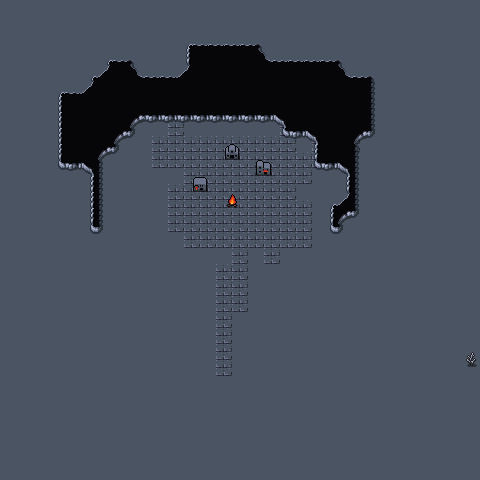

This game map was drawn from its Tiled (.tmx) file and the tilesets committed beside it. A one-line description and the trimmed map source follow:
An orthogonal 30x30 tile map with 16x16 px tiles, 3 tile layers (Background, Ground, Walls), 1 hidden layer not drawn, 2 tilesets and 11 objects.

<map version="1.10" tiledversion="1.10.1" orientation="orthogonal" renderorder="right-down" width="30" height="30" tilewidth="16" tileheight="16" infinite="0" nextlayerid="7" nextobjectid="77">
 <editorsettings>
  <export target="wastetown..tmx" format="tmx" />
 </editorsettings>
 <tileset firstgid="1" source="../../tileset/main.tsx" />
 <tileset firstgid="10113" source="../../tileset/buildings.tsx" />
 <layer id="1" name="Background" width="30" height="30">
  <data>[900 cells, 900 non-empty, 2 distinct tile ids]</data>
 </layer>
 <layer id="2" name="Ground" width="30" height="30">
  <data>[900 cells, 119 non-empty, 17 distinct tile ids]</data>
 </layer>
 <layer id="3" name="Walls" width="30" height="30">
  <properties>
   <property name="spriteLayer" type="bool" value="true" />
  </properties>
  <data>[900 cells, 155 non-empty, 22 distinct tile ids]</data>
 </layer>
 <layer id="5" name="Overlay" width="30" height="30" visible="0">
  <data>[900 cells, 22 non-empty, 6 distinct tile ids]</data>
 </layer>
 <objectgroup id="4" name="Objects">
  <object id="38" template="../../obj/entry_up.tx" x="1" y="481" width="478" height="16">
   <properties>
    <property name="teleport" value="" />
   </properties>
  </object>
  <object id="61" template="../../obj/entry_left.tx" x="0" y="465" width="16" height="465" />
  <object id="65" template="../../obj/entry_left.tx" x="464" y="463" width="16" height="462" />
  <object id="66" template="../../obj/entry_down.tx" x="16" y="17" width="447" height="16" />
  <object id="69" template="../../obj/enemy.tx" gid="2147495067" x="260.998" y="224.029">
   <properties>
    <property name="dialog">[{
  "text":"Hello, planeswalker {var=player_name}",
  "options":[
    {
	  "name":"Why am I here",      
	  "condition":[ { "checkMapFlag": "intro" ,"not":true} ],    
	  "text":"This... is Shandalar. A plane where mana is so prevalent and used by all that is sentient. Even the common people use spells daily.",
	  "voiceFile":"audio/WizPAR1.mp3",
	  "options":[
		{      
		  "name":"Continue",
		  "text":"Like you, some planeswalkers have been imprisoned here by the guardians in the castles. You must defeat them in battle to release us from this plane. Use your powers of magic to challenge them.",
		  "voiceFile":"audio/WizPAR2.mp3"
		  "options":[
			{
			  "name":"Continue",
				"text":"Find the planeswalkers trapped here. Guide them to me, they will help you on your journey.",
				"voiceFile":"audio/WizPAR3.mp3",
				"options":[
				{
					"name":"Continue",
					"text":"Take this rune. You can use it anytime to return here. Be careful, planeswalker.",
					"voiceFile":"audio/WizPAR4.mp3"
					"options":[
					{
						"name":"Thank you",
						"action":[{"advanceMapFlag":"intro"},{"addItem":"Colorless rune"}]
					}]
				}]
			}]
		} 
	  ]
	},
    { "name":"Bye" }
  ]
}]</property>
    <property name="enemy" value="Adept Black Wizard" />
   </properties>
  </object>
  <object id="70" template="../../obj/entry_up.tx" x="240" y="272" width="16" height="16">
   <properties>
    <property name="direction" value="up" />
    <property name="noExit" type="bool" value="true" />
    <property name="spawn" type="bool" value="true" />
    <property name="teleport" value="" />
   </properties>
  </object>
  <object id="72" template="../../obj/shop.tx" x="305.612" y="270.766">
   <properties>
    <property name="commonShopList" value="Eldrazi" />
    <property name="signYOffset" type="float" value="-8" />
   </properties>
  </object>
  <object id="73" template="../../obj/shop.tx" x="118.838" y="270.766">
   <properties>
    <property name="commonShopList" value="SmallCats" />
    <property name="signYOffset" type="float" value="-8" />
   </properties>
  </object>
  <object id="74" template="../../obj/shop.tx" x="205.256" y="318.853">
   <properties>
    <property name="commonShopList" value="Shapeshifter" />
    <property name="signYOffset" type="float" value="-8" />
   </properties>
  </object>
  <object id="75" template="../../obj/shop.tx" x="265.887" y="308.399">
   <properties>
    <property name="commonShopList" value="Gods" />
    <property name="signYOffset" type="float" value="-8" />
   </properties>
  </object>
  <object id="76" template="../../obj/shop.tx" x="203.165" y="240.102">
   <properties>
    <property name="commonShopList" value="Insects" />
    <property name="signYOffset" type="float" value="-8" />
   </properties>
  </object>
 </objectgroup>
</map>
